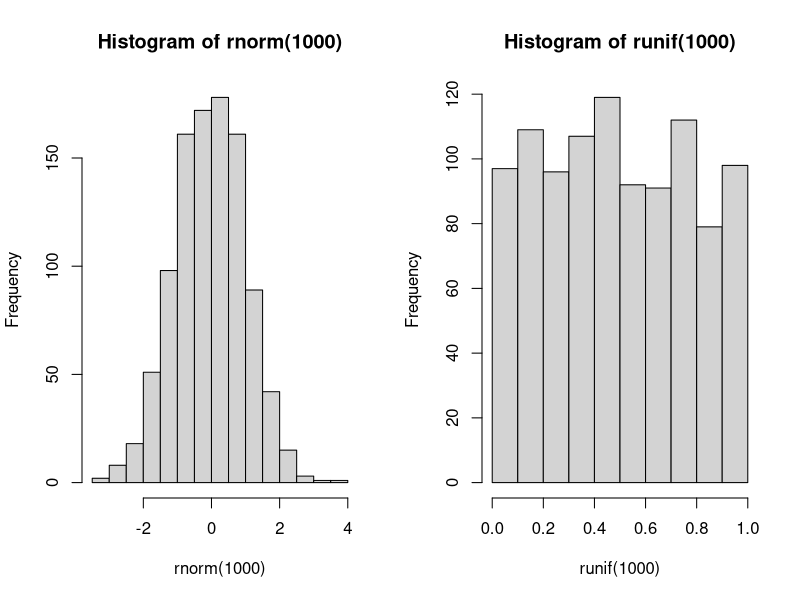

The R script that drew this image: (Note: this script raises an error after producing the figure.)
# -----------------------------------------------------------------
# Tipos de datos simples
# -----------------------------------------------------------------
class(45)
class(34.5)
class("R")
class(TRUE)
class(Inf)
class(1+2i)
class(NaN)

typeof(45)
typeof(34.5)
typeof("R")
typeof(TRUE)
typeof(Inf)
typeof(1+2i)
typeof(NaN)


# -----------------------------------------------------------------
# Asignación de valores a variables
# -----------------------------------------------------------------
a <- 45
a

a = 3.1416
a

"Hola" -> a
a

is.integer(a)
is.character(a)

# -----------------------------------------------------------------
# Variables en el espacio de trabajo
# -----------------------------------------------------------------
ls()
rm(a)
ls()


# -----------------------------------------------------------------
# Vectores: Creación 
# -----------------------------------------------------------------
diasMes <- c(31,29,31,30,31,30,31,31,30,31,30,31)
dias <- c('Lun','Mar','Mié','Jue','Vie','Sáb','Dom')

diasMes
dias

quincena <- 16:30
quincena

semanas <- seq(1,365,7)
semanas

rep(T,5)
c(rep(T,5),rep(F,5))
rep(c(T,F), 5)

# -----------------------------------------------------------------
# Vectores: Acceso al contenido
# -----------------------------------------------------------------
length(dias)
length(semanas)

dias[2]  	# Solo el segundo elemento
dias[-2]	# Todos los elementos menos el segundo
dias[c(3,7)]# Los elementos 3 y 7

length(5)
5[1]

# -----------------------------------------------------------------
# Vectores: Generación de valores aleatorios
# -----------------------------------------------------------------
set.seed(4242)
rnorm(100, mean=10, sd=3)
loto <- as.integer(runif(6, min=1, max=49))
loto

# Diferencia entre rnorm (distribución normal) y runif (distribución uniforme)
prev <- par(mfrow=c(1,2))
hist(rnorm(1000))
hist(runif(1000))
par(prev)


# -----------------------------------------------------------------
# Vectores: Operar sobre vectores completos
# -----------------------------------------------------------------
vect1 <- rnorm(100000)
vect2 <- rnorm(100000)

vect3 <- c()
system.time(
  for(idx in 1:length(vect1))
    vect3[idx] <- vect1[idx] * vect1[idx] + vect2[idx]
)

system.time(vect4 <- vect1 * vect1 + vect2)

stopifnot(vect3 == vect4) # Detener el programa si el resultado no es idéntico


# -----------------------------------------------------------------
# Matrices: Creación de una matriz
# -----------------------------------------------------------------
mes <- matrix(1:35,ncol=7)  # Dos formas de generar exactamente
mes <- matrix(1:35,nrow=5) # la misma matriz
mes

mes <- matrix(1:35,nrow=5,ncol=7,byrow=T)
length(mes)
nrow(mes)
ncol(mes)
dim(mes)

# -----------------------------------------------------------------
# Matrices: Conversión de un vector en una matriz
# -----------------------------------------------------------------
is.matrix(vect4)
dim(vect4)

dim(vect4) <- c(1000, 100)
is.matrix(vect4)
dim(vect4)

# -----------------------------------------------------------------
# Matrices: Acceso a los elementos
# -----------------------------------------------------------------
mes[2,]
mes[,2]
mes[2,5]

# -----------------------------------------------------------------
# Matrices: Nombres de columnas y de filas
# -----------------------------------------------------------------
rownames(mes) <- c('Semana1','Semana2','Semana3','Semana4','Semana5')
colnames(mes) <- dias
mes
attributes(mes)

mes[,'Jue']
mes['Semana4',]

# -----------------------------------------------------------------
# Matrices: Otras operaciones
# -----------------------------------------------------------------
fix(mes)
str(mes)

# -----------------------------------------------------------------
# Factors
# -----------------------------------------------------------------
mdias <- c(dias[as.integer(runif(1000,0,7)+1)])
mdias[1:10]
object.size(mdias)

fdias <- factor(mdias)
fdias[1:10]
object.size(fdias)

nlevels(fdias)
levels(fdias)
levels(fdias)[1] <- 'Sun'

peso <- ordered(c('Ligero','Medio','Pesado'))
tam <- peso[c(sample(peso,25,replace=T))]
tam
tam[2] < tam[1]

dias[3]
fdias[3]
as.numeric(fdias[3])
as.numeric(dias[3])


